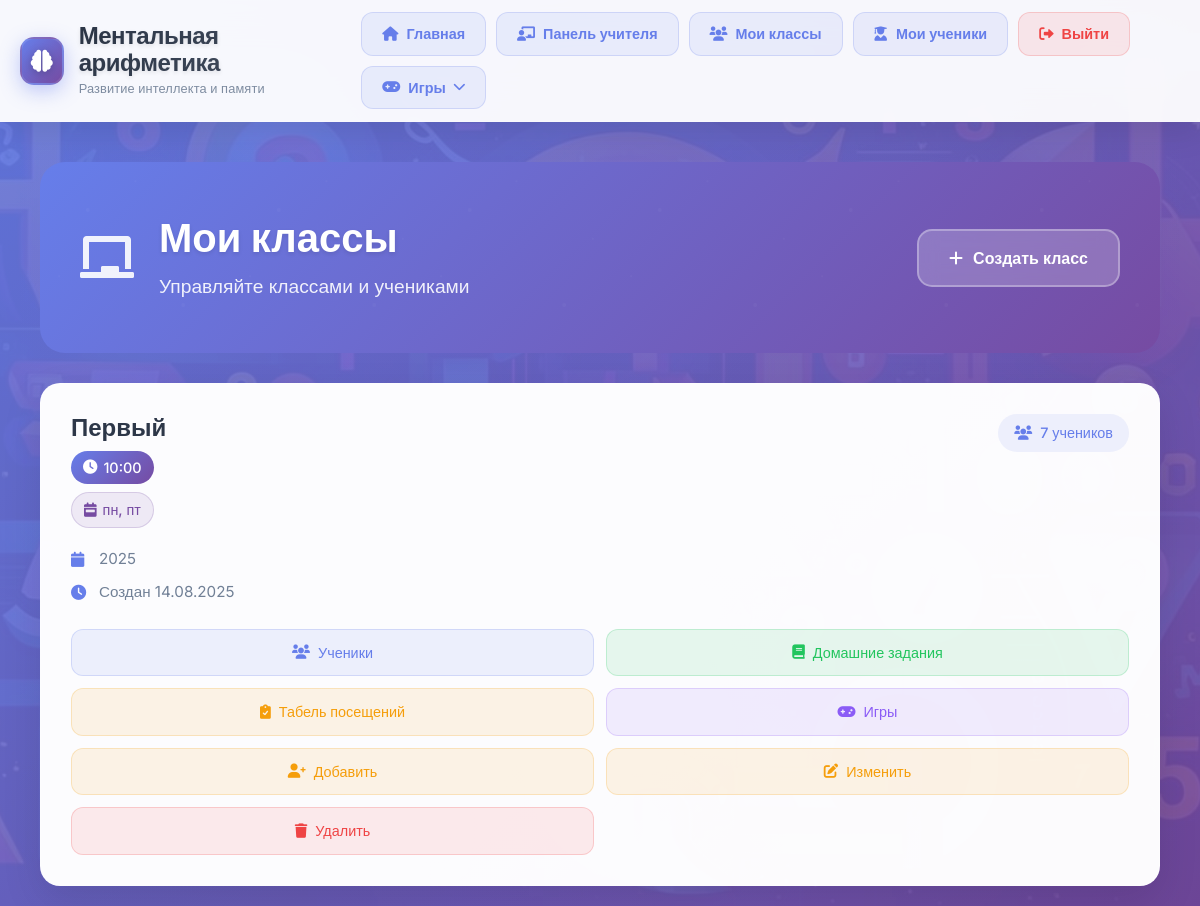
/teacher/classes/ (signed in), run on an earlier commit of the app's database.
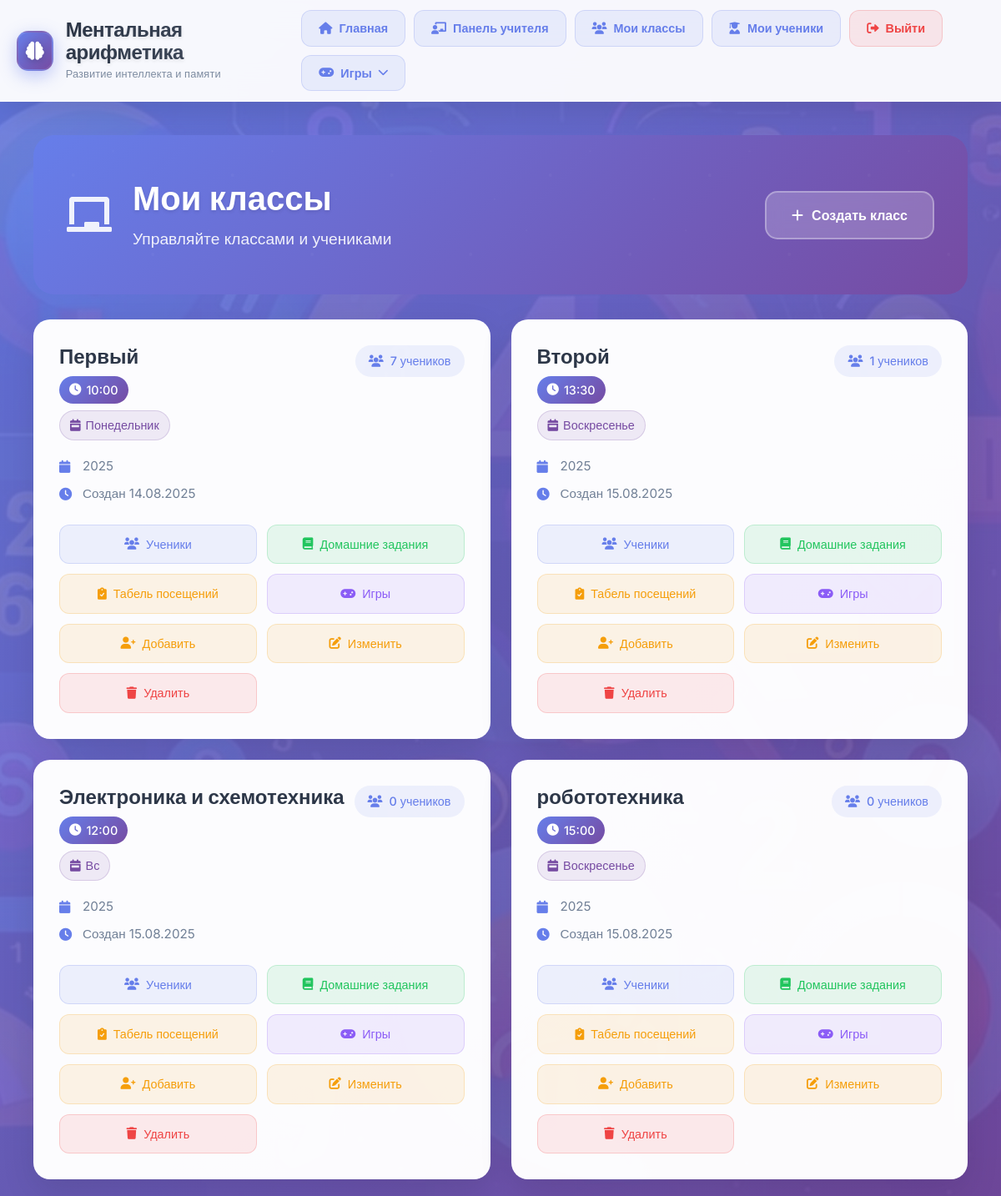
And on a later commit of the database.
### mental_app/models.py (models this page shows, shortened)
class Class(models.Model):
    name = models.CharField(max_length=100, verbose_name='Название класса', help_text='Например: "А", "Б", "В", "1А", "2Б", "Математический", "Гуманитарный"')
    teacher = models.ForeignKey(TeacherProfile, on_delete=models.CASCADE, related_name='classes', verbose_name='Учитель')
    time = models.TimeField(verbose_name='Время занятий', help_text='Время начала занятий')
    days = models.CharField(max_length=100, verbose_name='Дни занятий', help_text='Например: "Пн, Ср, Пт" или "Вторник, Четверг"')
    academic_year = models.CharField(max_length=20, verbose_name='Учебный год', help_text='Например: 2024-2025, 2024/2025, 2024')
    created_at = models.DateTimeField(auto_now_add=True)
    class Meta:
        verbose_name = 'Класс'
        verbose_name_plural = 'Классы'
        unique_together = ['name', 'teacher', 'academic_year']

### mental_app/views.py (the view)
# urls.py: path('teacher/classes/', views.class_list, name='class_list'),
@login_required
def class_list(request):
    try:
        teacher_profile = request.user.teacher_profile
        if teacher_profile.status != 'approved':
            return HttpResponseForbidden('Доступ запрещен')
        classes = Class.objects.filter(teacher=teacher_profile)
        return render(request, 'class_list.html', {'classes': classes})
    except TeacherProfile.DoesNotExist:
        return HttpResponseForbidden('Доступ запрещен')

### templates/class_list.html (shortened to what this page needs)
{% extends 'base.html' %}
{% block content %}
<div class="classes-container">
    <div class="page-header">
        <div class="header-content">
            <div class="header-icon">
                <i class="fas fa-chalkboard"></i>
            </div>
            <div class="header-text">
                <h1>Мои классы</h1>
                <p>Управляйте классами и учениками</p>
            </div>
        </div>
        <div class="header-actions">
            <a href="{% url 'class_create' %}" class="create-class-btn">
                <i class="fas fa-plus"></i> Создать класс
            </a>
        </div>
    </div>
    <div class="classes-content">
        {% if classes %}
            <div class="classes-grid">
                {% for class in classes %}
                <div class="class-card">
                    <div class="class-header">
                        <div class="class-title">
                            <h3>{{ class.name }}</h3>
                            <div class="class-schedule">
                                <span class="class-time">
                                    <i class="fas fa-clock"></i>
                                    {{ class.time|time:"H:i" }}
                                </span>
                                <span class="class-days">
                                    <i class="fas fa-calendar-week"></i>
                                    {{ class.days }}
                                </span>
                            </div>
                        </div>
                        <div class="class-stats">
                            <span class="students-count">
                                <i class="fas fa-users"></i>
                                {{ class.students.count }} учеников
                            </span>
                        </div>
                    </div>
                    <div class="class-info">
                        <div class="info-row">
                            <i class="fas fa-calendar"></i>
                            <span>{{ class.academic_year }}</span>
                        </div>
                        <div class="info-row">
                            <i class="fas fa-clock"></i>
                            <span>Создан {{ class.created_at|date:"d.m.Y" }}</span>
                        </div>
                    </div>
                    <div class="class-actions">
                        <a href="{% url 'students_list_by_class' class.id %}"
                           class="action-btn view-btn"
                           title="Просмотр учеников">
                            <i class="fas fa-users"></i>
                            <span>Ученики</span>
                        </a>
                        <a href="{% url 'homework_list' class.id %}"
                           class="action-btn add-btn"
                           title="Домашние задания">
                            <i class="fas fa-book"></i>
                            <span>Домашние задания</span>
                        </a>
                                <a href="{% url 'attendance_list' class.id %}"
           class="action-btn edit-btn"
           title="Табель посещений">
            <i class="fas fa-clipboard-check"></i>
            <span>Табель посещений</span>
        </a>
        <a href="{% url 'configure_class_games' class.id %}"
           class="action-btn game-btn"
           title="Настройка игр">
            <i class="fas fa-gamepad"></i>
            <span>Игры</span>
        </a>
                        <a href="{% url 'student_create_in_class' class.id %}"
                           class="action-btn edit-btn"
                           title="Добавить ученика">
                            <i class="fas fa-user-plus"></i>
                            <span>Добавить</span>
                        </a>
                        <a href="{% url 'class_edit' class.id %}"
                           class="action-btn edit-btn"
                           title="Редактировать класс">
                            <i class="fas fa-edit"></i>
                            <span>Изменить</span>
                        </a>
                        <button type="button"
                                class="action-btn delete-btn"
                                title="Удалить класс"
                                onclick="confirmDelete('{{ class.name }}', '{% url 'class_delete' class.id %}')">
                            <i class="fas fa-trash"></i>
                            <span>Удалить</span>
                        </button>
                    </div>
                </div>
                {% endfor %}
            </div>
        {% endif %}
    </div>
</div>
{% endblock %}

### templates/base.html (shortened to what this page needs)
<!DOCTYPE html>
<html lang="ru">
<head>
    {% load static %}
    <link href="https://cdn.jsdelivr.net/npm/bootstrap@5.3.2/dist/css/bootstrap.min.css" rel="stylesheet">
    <link rel="stylesheet" href="https://cdnjs.cloudflare.com/ajax/libs/font-awesome/6.0.0/css/all.min.css">
    <link rel="stylesheet" href="{% static 'styles.css' %}">
</head>
<body>
<header class="modern-header">
    <div class="header-container">
        <div class="header-content">
            <div class="logo-section">
                <div class="logo-icon">
                    <i class="fas fa-brain"></i>
                </div>
                <div class="logo-text">
                    <h1>Ментальная арифметика</h1>
                    <p>Развитие интеллекта и памяти</p>
                </div>
            </div>
            <div class="nav-section">
                <a href="/" class="nav-button">
                    <i class="fas fa-home"></i>
                    Главная
                </a>
                                 {% if user.is_authenticated %}
                     {% if user.teacher_profile and user.teacher_profile.status == 'approved' %}
                         <a href="{% url 'teacher_dashboard' %}" class="nav-button">
                             <i class="fas fa-chalkboard-teacher"></i>
                             Панель учителя
                         </a>
                         <a href="{% url 'class_list' %}" class="nav-button">
                             <i class="fas fa-users"></i>
                             Мои классы
                         </a>
                         <a href="{% url 'students_list' %}" class="nav-button">
                             <i class="fas fa-user-graduate"></i>
                             Мои ученики
                         </a>
                         <a href="{% url 'teacher_logout' %}" class="nav-button logout">
                             <i class="fas fa-sign-out-alt"></i>
                             Выйти
                         </a>
                     {% else %}
                         <a href="{% url 'teacher_logout' %}" class="nav-button logout">
                             <i class="fas fa-sign-out-alt"></i>
                             Выйти
                         </a>
                     {% endif %}
                 {% endif %}
                <div class="dropdown">
                    <button class="nav-button dropdown-trigger">
                        <i class="fas fa-gamepad"></i>
                        Игры
                        <i class="fas fa-chevron-down" style="font-size: 0.8rem;"></i>
                    </button>
                </div>
            </div>
        </div>
    </div>
</header>
<main>
    <div class="content-container">
        {% block content %}{% endblock %}
    </div>
</main>
</body>
</html>

### static/styles.css (style rules this page uses)
:root { --primary-color: #667eea; --primary-gradient: linear-gradient(135deg, #667eea 0%, #764ba2 100%); --secondary-color: #6c757d; --info-color: #17a2b8; --success-color: #28a745; --warning-color: #ffc107; --danger-color: #dc3545; --text-primary: #2d3748; --text-secondary: #4a5568; --text-muted: #718096; --bg-white: rgba(255, 255, 255, 0.95); --border-radius: 12px; --box-shadow: 0 8px 32px rgba(0, 0, 0, 0.1); --transition: all 0.3s ease; }

What changed in the data, as far as the page shows it:
changed Class "Первый": days "пн, пт" → "Понедельник"
added Class: name "Второй", time "13:30", days "Воскресенье", students.count "1", academic_year "2025", created_at "15.08.2025"
added Class: name "Электроника и схемотехника", time "12:00", days "Вс", students.count "0", academic_year "2025", created_at "15.08.2025"
added Class: name "робототехника", time "15:00", days "Воскресенье", students.count "0", academic_year "2025", created_at "15.08.2025"
